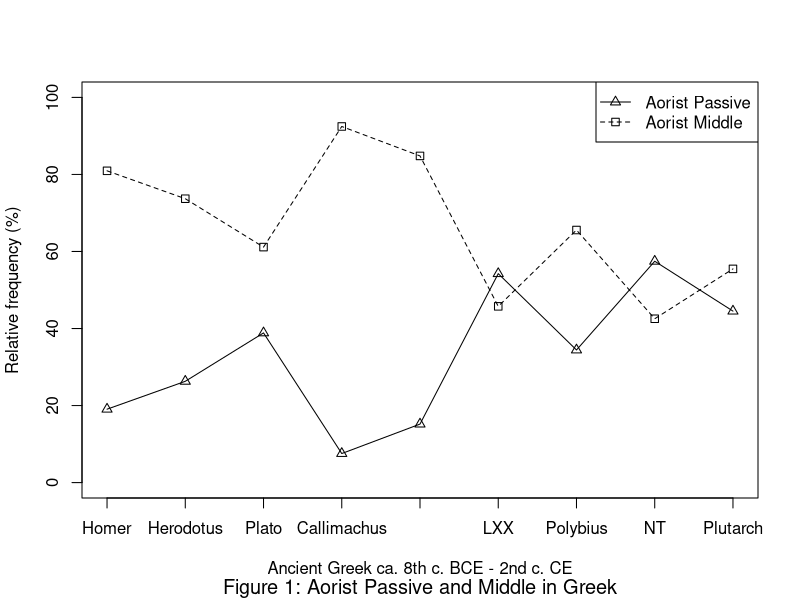
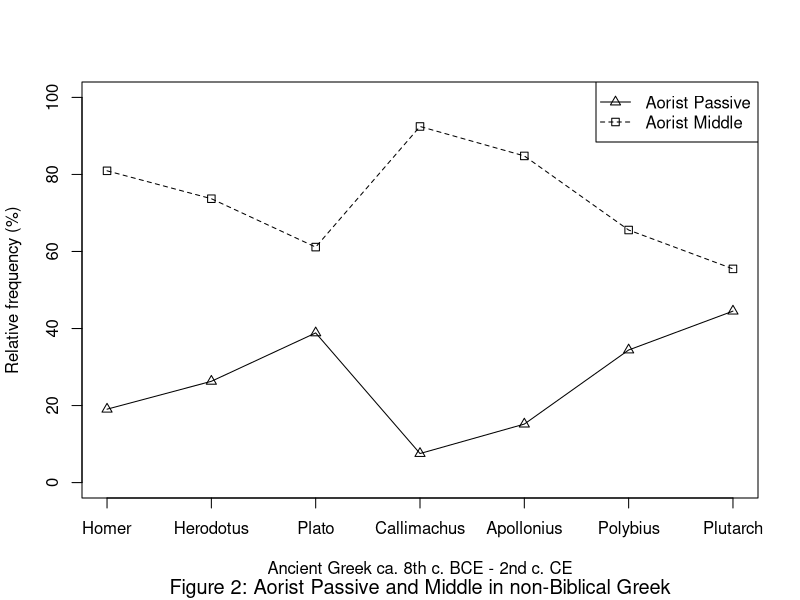

Reproduce these figures in R, in order. (Note: this script raises an error after producing the figures.)
#Make matrix of voice categories
VoiceMarkersGreek <- matrix(c(433, 405, 567, 12, 79, 3915, 619, 866, 199, 1839, 1135, 892, 147, 441, 3302, 1179, 641, 248), ncol = 9, byrow = TRUE)

colnames(VoiceMarkersGreek) <- c("Homer", "Herodotus", "Plato", "Callimachus", "Apollonius", "LXX", "Polybius", "NT", "Plutarch")
rownames(VoiceMarkersGreek) <- c("Passive aorist", "Middle aorist")

VoiceMarkersGreek

#Perform chi-squared test

chisq.test(VoiceMarkersGreek)

#Make plot of relative frequencies

#All works

#Get relative frequencies
VoiceMarkersGreekProportion <- prop.table(VoiceMarkersGreek, 2)*100
VoiceMarkersGreekProportion

#Make plot

plot(VoiceMarkersGreekProportion[1,], type = "o", pch = 2, ylim = range(0:100), axes = FALSE, xlab = "Ancient Greek ca. 8th c. BCE - 2nd c. CE", ylab = "Relative frequency (%)", sub = "Figure 1: Aorist Passive and Middle in Greek", cex.sub = 1.2)

axis(1, at = 1:9, labels = colnames(VoiceMarkersGreek))
axis(2)
box()

lines(VoiceMarkersGreekProportion[2,], type = "o", lty = 2, pch = 0)
legend("topright", lty = c(1,2), col = c("black", "black"), pch = c(2, 0), legend = c("Aorist Passive", "Aorist Middle"))

#All works except LXX and NT
VoiceMarkersGreekReduced <- matrix(c(433, 405, 567, 12, 79, 619, 199, 1839, 1135, 892, 147, 441, 1179, 248), ncol = 7, byrow = TRUE)

colnames(VoiceMarkersGreekReduced) <- c("Homer", "Herodotus", "Plato", "Callimachus", "Apollonius", "Polybius", "Plutarch")
rownames(VoiceMarkersGreekReduced) <- c("Passive aorist", "Middle aorist")

VoiceMarkersGreekReduced

chisq.test(VoiceMarkersGreekReduced)

#Get expected values
chisq.test(VoiceMarkersGreekReduced)$expected

VoiceMarkersGreekReducedProportion <- prop.table(VoiceMarkersGreekReduced, 2)*100

VoiceMarkersGreekReducedProportion

#Make plot

plot(VoiceMarkersGreekReducedProportion[1,], type = "o", pch = 2, ylim = range(0:100), axes = FALSE, xlab = "Ancient Greek ca. 8th c. BCE - 2nd c. CE", ylab = "Relative frequency (%)",  sub = "Figure 2: Aorist Passive and Middle in non-Biblical Greek", cex.sub = 1.2)

axis(1, at = 1:7, labels = colnames(VoiceMarkersGreekReducedProportion))
axis(2)
box()

lines(VoiceMarkersGreekReducedProportion[2,], type = "o", lty = 2, pch = 0)
legend("topright", lty = c(1,2), col = c("black", "black"), pch = c(2, 0), legend = c("Aorist Passive", "Aorist Middle"))

#Get expected values

chisq.test(VoiceMarkersGreek)$expected

#Obtain effect size

library(vcd)

assocstats(VoiceMarkersGreek)

#Perform Fisher exact test:

PassiveAoristHomer <- matrix(c(433, 6662, 1839, 7985), ncol = 2, byrow = TRUE)
fisher.test(PassiveAoristHomer, alternative = "less")

MiddleAoristHomer <- matrix(c(1839, 7985, 433, 6662), ncol = 2, byrow = TRUE)
fisher.test(MiddleAoristHomer, alternative = "greater")

PassiveAoristHerodot <- matrix(c(405, 6690, 1135, 8689), ncol = 2, byrow = TRUE)
fisher.test(PassiveAoristHerodot, alternative = "less")

MiddleAoristHerodot <- matrix(c(1135, 8689, 405, 6690), ncol = 2, byrow = TRUE)
fisher.test(MiddleAoristHerodot, alternative = "greater")

PassiveAoristPlato <- matrix(c(567, 6528, 892, 8932), ncol = 2, byrow = TRUE)
fisher.test(PassiveAoristPlato, alternative = "less")

MiddleAoristPlato <- matrix(c(892, 8932, 567, 6528), ncol = 2, byrow = TRUE)
fisher.test(MiddleAoristPlato, alternative = "greater")

PassiveAoristCallimachos <- matrix(c(12, 7083, 147, 9677), ncol = 2, byrow = TRUE)
fisher.test(PassiveAoristCallimachos, alternative = "less")

MiddleAoristCallimachos <- matrix(c(147, 9677, 12, 7083), ncol = 2, byrow = TRUE)
fisher.test(MiddleAoristCallimachos, alternative = "greater")

PassiveAoristApollonius <- matrix(c(79, 7016, 441, 9383), ncol = 2, byrow = TRUE)
fisher.test(PassiveAoristApollonius, alternative = "less")

MiddleAoristApollonius <- matrix(c(441, 9383, 79, 7016), ncol = 2, byrow = TRUE)
fisher.test(MiddleAoristApollonius, alternative = "greater")

PassiveAoristLXX <- matrix(c(3915, 3180, 3302, 6522), ncol = 2, byrow = TRUE)
fisher.test(PassiveAoristLXX, alternative = "greater")

MiddleAoristLXX <- matrix(c(3302, 6522, 3915, 3180), ncol = 2, byrow = TRUE)
fisher.test(MiddleAoristLXX, alternative = "less")

PassiveAoristPolybius <- matrix(c(619, 6476, 1179, 8645), ncol = 2, byrow = TRUE)
fisher.test(PassiveAoristPolybius, alternative = "less")

MiddleAoristPolybius <- matrix(c(1179, 8645, 619, 6476), ncol = 2, byrow = TRUE)
fisher.test(MiddleAoristPolybius, alternative = "greater")

PassiveAoristNT <- matrix(c(866, 6229, 641, 9183), ncol = 2, byrow = TRUE)
fisher.test(PassiveAoristNT, alternative = "greater")

MiddleAoristNT <- matrix(c(641, 9183, 866, 6229), ncol = 2, byrow = TRUE)
fisher.test(MiddleAoristNT, alternative = "less")

PassiveAoristPlutarch <- matrix(c(199, 6896, 248, 9576), ncol = 2, byrow = TRUE)
fisher.test(PassiveAoristPlutharch, alternative = "less")

MiddleAoristPlutarch <- matrix(c(248, 9188, 199, 6805), ncol = 2, byrow = TRUE)
fisher.test(MiddleAoristPlutarch, alternative = "greater")

#Absolute frequencies BH binyanim
BHbinyanim <- matrix(c(11499, 446, 988, 6, 1753, 113, 169,
                       13932, 1414, 2194, 218, 2671, 128, 150,
                       10323, 1116, 1569, 80, 2264, 184, 314), ncol = 7, byrow = TRUE)
colnames(BHbinyanim) <- c("Qal", "Niphal", "Piel", "Pual", "Hiphil", "Hophal", "Hithpael")
rownames(BHbinyanim) <- c("Consecutive imperfect", "Perfect","Imperfect")

BHbinyanim

chisq.test(BHbinyanim)
assocstats(BHbinyanim)

BHbinyanimProportion <- prop.table(BHbinyanim, 2)*100
BHbinyanimProportion

barplot(BHbinyanimProportion, ylim = range(0:100), sub = "Figure 3: Distribution of tense/aspect categories over binyanim in BH", ylab = "Relative frequency (%)", col = c("black", "grey60", "grey40"), beside = TRUE)
legend("topright", fill = c("black", "grey60", "grey40"), legend = c("Consecutive imperfect", "Perfect", "Imperfect"))

#Get expected values

chisq.test(BHbinyanim)$expected

#Perform Fisher test

ConsQal <- matrix(c(11499, 3475, 24255, 12302), ncol = 2, byrow = TRUE)
fisher.test(ConsQal, alternative = "greater")

PerfQal <- matrix(c(13932, 6775, 21822, 9002), ncol = 2, byrow = TRUE)
fisher.test(PerfQal, alternative = "less")

IpfQal <- matrix(c(10323, 5527, 25431, 10250), ncol = 2, byrow = TRUE)
fisher.test(IpfQal, alternative = "less")

ConsNiphal <- matrix(c(446, 14528, 2530, 34027), ncol = 2, byrow = TRUE)
fisher.test(ConsNiphal, alternative = "less")

PerfNiphal <- matrix(c(1414, 19293, 1562, 29262), ncol = 2, byrow = TRUE)
fisher.test(PerfNiphal, alternative = "greater")

IpfNiphal <- matrix(c(1116, 14734, 1860, 33821), ncol = 2, byrow = TRUE)
fisher.test(IpfNiphal, alternative = "greater")


ConsPiel <- matrix(c(988, 13986, 3763, 32821), ncol = 2, byrow = TRUE)
fisher.test(ConsPiel, alternative = "less")

PerfPiel <- matrix(c(2194, 18513, 2557, 28267), ncol = 2, byrow = TRUE)
fisher.test(PerfPiel, alternative = "greater")

IpfPiel <- matrix(c(1569, 14281, 3182, 32499), ncol = 2, byrow = TRUE)
fisher.test(IpfPiel, alternative = "greater")

ConsPual <- matrix(c(6, 14968, 298, 26259), ncol = 2, byrow = TRUE)
fisher.test(ConsPual, alternative = "less")

PerfPual <- matrix(c(218, 20489, 86, 30738), ncol = 2, byrow = TRUE)
fisher.test(PerfPual, alternative = "greater")

IpfPual <- matrix(c(80, 15770, 214, 35467), ncol = 2, byrow = TRUE)
fisher.test(IpfPual, alternative = "less")

ConsHiphil <- matrix(c(1753, 13221, 4935,  31622), ncol = 2, byrow = TRUE)
fisher.test(ConsHiphil, alternative = "less")

PerfHiphil <- matrix(c(2671, 18036, 4017, 26807), ncol = 2, byrow = TRUE)
fisher.test(PerfHiphil, alternative = "less")

IpfHiphil <- matrix(c(2264, 13586, 4424, 31257), ncol = 2, byrow = TRUE)
fisher.test(IpfHiphil, alternative = "greater")

ConsHophal <- matrix(c(113, 14861, 312, 36245), ncol = 2, byrow = TRUE)
fisher.test(ConsHiphil, alternative = "less")

PerfHophal <- matrix(c(128, 20579, 297, 30527), ncol = 2, byrow = TRUE)
fisher.test(PerfHophal, alternative = "less")

IpfHophal <- matrix(c(184, 15666, 241, 35440), ncol = 2, byrow = TRUE)
fisher.test(IpfHophal, alternative = "greater")

ConsHithpael <- matrix(c(169, 14805, 464, 36093), ncol = 2, byrow = TRUE)
fisher.test(ConsHithpael, alternative = "less")

PerfHithpael <- matrix(c(150, 20557, 483, 30341), ncol = 2, byrow = TRUE)
fisher.test(PerfHithpael, alternative = "less")

IpfHithpael <- matrix(c(314, 15536, 319, 35362), ncol = 2, byrow = TRUE)
fisher.test(IpfHithpael, alternative = "greater")

#Greek and Hebrew equivalents

GreekHebrewEquivalents <- matrix(c(48, 47, 6, 34, 9, 3, 0, 6, 11, 3, 1, 6, 5, 7), ncol = 2, byrow = TRUE)
colnames(GreekHebrewEquivalents) <- c("Middle", "Passive")
rownames(GreekHebrewEquivalents) <- c("Qal", "Niphal", "Piel", "Pual", "Hiphil", "Hophal", "Hithpael")

GreekHebrewEquivalents

chisq.test(GreekHebrewEquivalents)

assocstats(GreekHebrewEquivalents)

chisq.test(GreekHebrewEquivalents)$expected

#Fisher test
MiddleQal <- matrix(c(48, 47, 32, 59), ncol = 2, byrow = TRUE)
fisher.test(MiddleQal, alternative = "greater")

PassiveQal <- matrix(c(47, 48, 59, 32), ncol = 2, byrow = TRUE)
fisher.test(PassiveQal, alternative = "less")

MiddleNiphal <- matrix(c(6, 34, 74, 72), ncol = 2, byrow = TRUE)
fisher.test(MiddleNiphal, alternative = "less")

PassiveNiphal <- matrix(c(34, 6, 72, 74), ncol = 2, byrow = TRUE)
fisher.test(PassiveNiphal, alternative = "greater")

MiddlePiel <- matrix(c(9, 3, 71, 105), ncol = 2, byrow = TRUE)
fisher.test(MiddlePiel, alternative = "greater")

PassivePiel <- matrix(c(4, 9, 105, 68), ncol = 2, byrow = TRUE)
fisher.test(PassivePiel, alternative = "less")

MiddlePual <- matrix(c(0, 6, 80, 100), ncol = 2, byrow = TRUE)
fisher.test(MiddlePual, alternative = "less")

PassivePual <- matrix(c(6, 0, 100, 80), ncol = 2, byrow = TRUE)
fisher.test(PassivePual, alternative = "greater")

MiddleHiphil <- matrix(c(11, 3, 69, 103), ncol = 2, byrow = TRUE)
fisher.test(MiddleHiphil, alternative = "greater")

PassiveHiphil <- matrix(c(3, 11, 103, 69), ncol = 2, byrow = TRUE)
fisher.test(PassiveHiphil, alternative = "less")

MiddleHophal <- matrix(c(1, 6, 79, 100), ncol = 2, byrow = TRUE)
fisher.test(MiddleHophal, alternative = "less")

PassiveHophal <- matrix(c(6, 1, 100, 79), ncol = 2, byrow = TRUE)
fisher.test(PassiveHophal, alternative = "greater")

MiddleHithpael <- matrix(c(5, 7, 75, 99), ncol = 2, byrow = TRUE)
fisher.test(MiddleHithpael, alternative = "greater")

PassiveHithpael <- matrix(c(7, 5, 99, 75), ncol = 2, byrow = TRUE)
fisher.test(MiddleHithpael, alternative = "less")


